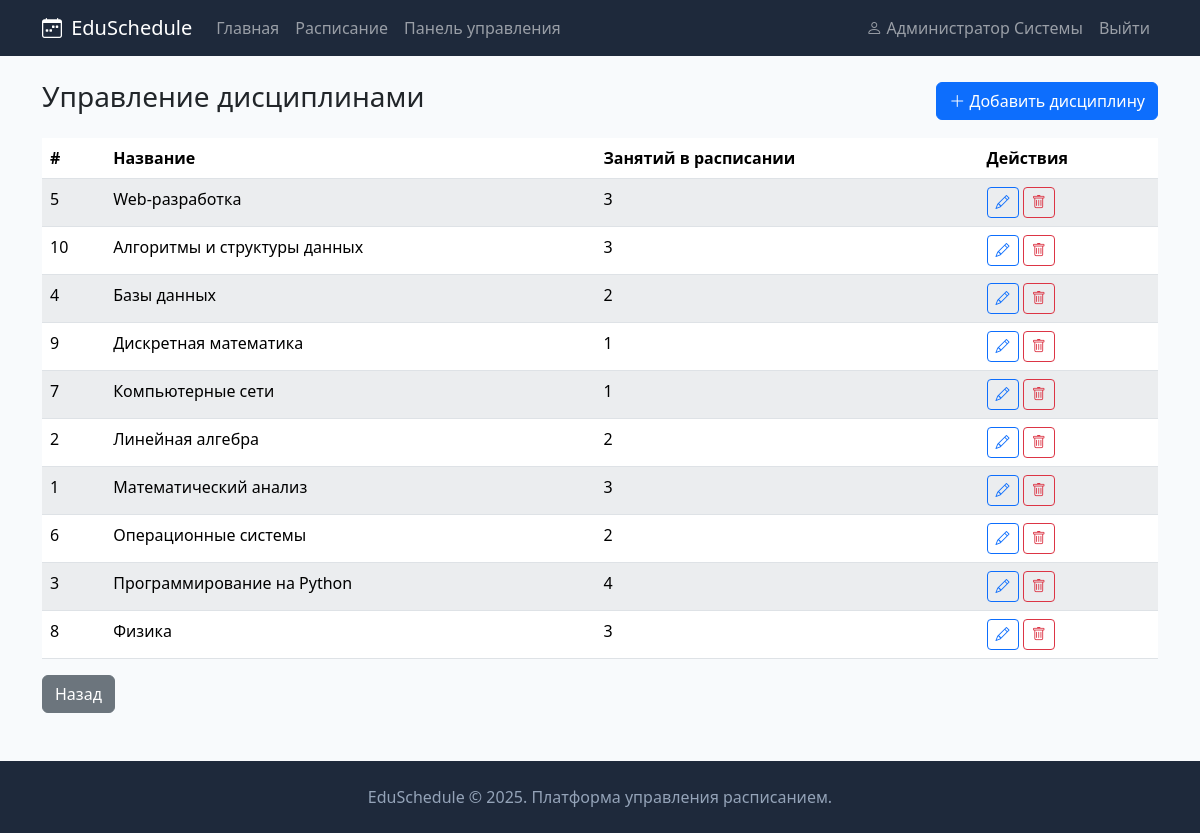
Screenshot of /admin/subjects (signed in) with the database file from the repository.
### app/models.py (models this page shows, shortened)
class User(db.Model, UserMixin):
    __tablename__ = 'users'
    id = db.Column(db.Integer, primary_key=True)
    username = db.Column(db.String(80), unique=True, nullable=False)
    password_hash = db.Column(db.String(256), nullable=False)
    full_name = db.Column(db.String(150), nullable=False)
    email = db.Column(db.String(120), unique=True, nullable=False)
    role = db.Column(db.String(20), nullable=False, default='student')
    group_id = db.Column(db.Integer, db.ForeignKey('groups.id'), nullable=True)
    created_at = db.Column(db.DateTime, default=datetime.utcnow)

class Subject(db.Model):
    __tablename__ = 'subjects'
    id = db.Column(db.Integer, primary_key=True)
    name = db.Column(db.String(200), nullable=False)
    lessons = db.relationship('Lesson', backref='subject', lazy=True, cascade='all, delete-orphan')

### app/routes.py (the view)
@app.route('/admin/subjects')
@login_required
@admin_required
def admin_subjects():
    subjects = Subject.query.order_by(Subject.name).all()
    return render_template('admin/subjects.html', subjects=subjects)

### app/models.py (called while the page is built)
@login_manager.user_loader
def load_user(user_id):
    return User.query.get(int(user_id))

### app/routes.py (called while the page is built)
def admin_required(f):
    @wraps(f)
    def wrapper(*args, **kwargs):
        if not current_user.is_authenticated or current_user.role != 'admin':
            flash('Доступ запрещён', 'danger')
            return redirect(url_for('index'))
        return f(*args, **kwargs)
    return wrapper

@app.context_processor
def inject_globals():
    return dict(days=DAYS, time_slots=TIME_SLOTS)

### app/templates/admin/subjects.html (shortened to what this page needs)
{% extends "base.html" %}
{% block content %}
<div class="d-flex justify-content-between align-items-center mb-3">
    <h3>Управление дисциплинами</h3>
    <a href="{{ url_for('admin_subject_add') }}" class="btn btn-primary">
        <i class="bi bi-plus-lg"></i> Добавить дисциплину
    </a>
</div>
<table class="table table-striped">
    <thead>
        <tr>
            <th>#</th>
            <th>Название</th>
            <th>Занятий в расписании</th>
            <th>Действия</th>
        </tr>
    </thead>
    <tbody>
        {% for s in subjects %}
        <tr>
            <td>{{ s.id }}</td>
            <td>{{ s.name }}</td>
            <td>{{ s.lessons|length }}</td>
            <td>
                <a href="{{ url_for('admin_subject_edit', id=s.id) }}" class="btn btn-sm btn-outline-primary">
                    <i class="bi bi-pencil"></i>
                </a>
                <form method="POST" action="{{ url_for('admin_subject_delete', id=s.id) }}" class="d-inline"
                      onsubmit="return confirm('Удалить дисциплину?')">
                    <button type="submit" class="btn btn-sm btn-outline-danger">
                        <i class="bi bi-trash"></i>
                    </button>
                </form>
            </td>
        </tr>
        {% endfor %}
    </tbody>
</table>
<a href="{{ url_for('admin_dashboard') }}" class="btn btn-secondary">Назад</a>
{% endblock %}

### app/templates/base.html (shortened to what this page needs)
<!DOCTYPE html>
<html lang="ru">
<head>
    <link href="https://cdn.jsdelivr.net/npm/bootstrap@5.3.2/dist/css/bootstrap.min.css" rel="stylesheet">
    <link href="https://cdn.jsdelivr.net/npm/bootstrap-icons@1.11.1/font/bootstrap-icons.css" rel="stylesheet">
    <link href="{{ url_for('static', filename='css/style.css') }}" rel="stylesheet">
</head>
<body>
    <nav class="navbar navbar-expand-lg navbar-dark">
        <div class="container">
            <a class="navbar-brand" href="{{ url_for('index') }}">
                <i class="bi bi-calendar-week"></i> EduSchedule
            </a>
            <div class="collapse navbar-collapse" id="navbarNav">
                <ul class="navbar-nav me-auto">
                    <li class="nav-item">
                        <a class="nav-link" href="{{ url_for('index') }}">Главная</a>
                    </li>
                    <li class="nav-item">
                        <a class="nav-link" href="{{ url_for('schedule') }}">Расписание</a>
                    </li>
                    {% if current_user.is_authenticated and current_user.role == 'admin' %}
                    <li class="nav-item">
                        <a class="nav-link" href="{{ url_for('admin_dashboard') }}">Панель управления</a>
                    </li>
                    {% endif %}
                </ul>
                <ul class="navbar-nav">
                    {% if current_user.is_authenticated %}
                    <li class="nav-item">
                        <a class="nav-link" href="{{ url_for('profile') }}">
                            <i class="bi bi-person"></i> {{ current_user.full_name }}
                        </a>
                    </li>
                    <li class="nav-item">
                        <a class="nav-link" href="{{ url_for('logout') }}">Выйти</a>
                    </li>
                    {% endif %}
                </ul>
            </div>
        </div>
    </nav>
    <main class="container mt-4">
        {% block content %}{% endblock %}
    </main>
    <footer class="mt-5 py-4 text-center">
        <div class="container">
            <p class="mb-0">EduSchedule &copy; 2025. Платформа управления расписанием.</p>
        </div>
    </footer>
</body>
</html>

### app/static/css/style.css (style rules this page uses)
:root { --dark-bg: #1e293b; --dark-bg-hover: #334155; --body-bg: #f8fafc; --border-color: #e2e8f0; --text-muted-custom: #94a3b8; }
body { min-height: 100vh; display: flex; flex-direction: column; background-color: var(--body-bg); }
main { flex: 1; }
.navbar { background-color: var(--dark-bg) !important; }
.navbar-brand i { margin-right: 4px; }
footer { margin-top: auto; background-color: var(--dark-bg) !important; }
footer p { color: var(--text-muted-custom) !important; }
.table-striped > tbody > tr:nth-of-type(odd) > * { background-color: #f8fafc; }

### rows the page displays
User: full_name "Администратор Системы"
Subject: id "5", name "Web-разработка", lessons|length "3"
Subject: id "10", name "Алгоритмы и структуры данных", lessons|length "3"
Subject: id "4", name "Базы данных", lessons|length "2"
Subject: id "9", name "Дискретная математика", lessons|length "1"
Subject: id "7", name "Компьютерные сети", lessons|length "1"
Subject: id "2", name "Линейная алгебра", lessons|length "2"
Subject: id "1", name "Математический анализ", lessons|length "3"
Subject: id "6", name "Операционные системы", lessons|length "2"
Subject: id "3", name "Программирование на Python", lessons|length "4"
Subject: id "8", name "Физика", lessons|length "3"
